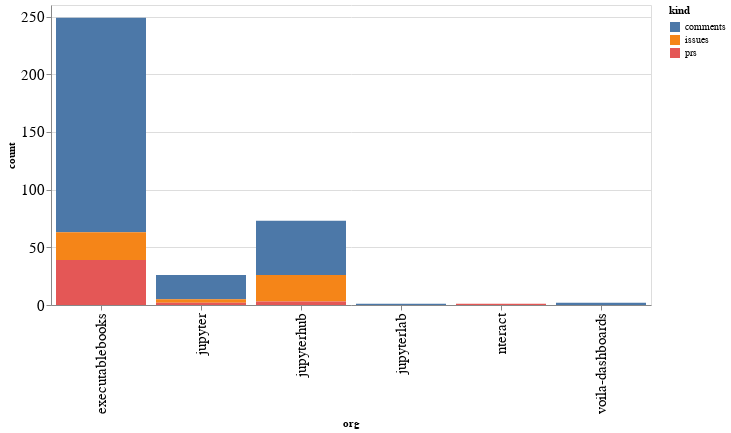

Notebook cell for this chart:
### Code cell
alt.Chart(org_summaries, width=600).mark_bar().encode(
    x='org',
    y='count',
    color='kind',
    tooltip="org"
)

### Figure 1 — Vega-Lite specification as saved in the notebook (floating-point values rounded to 4 significant figures)
{"config": {"axisLeft": {"labelFontSize": 15}, "axisBottom": {"labelFontSize": 15}}, "data": {"name": "data-7fa5f5c2e20c85bb1370cd621f23f0b8"}, "mark": "bar", "encoding": {"color": {"type": "nominal", "field": "kind"}, "tooltip": {"type": "nominal", "field": "org"}, "x": {"type": "nominal", "field": "org"}, "y": {"type": "quantitative", "field": "count"}}, "width": 600, "$schema": "https://vega.github.io/schema/vega-lite/v4.8.1.json", "datasets": {"data-7fa5f5c2e20c85bb1370cd621f23f0b8": [{"org": "executablebooks", "kind": "comments", "count": 186}, {"org": "executablebooks", "kind": "issues", "count": 24}, {"org": "executablebooks", "kind": "prs", "count": 39}, {"org": "jupyter", "kind": "comments", "count": 21}, {"org": "jupyter", "kind": "issues", "count": 3}, {"org": "jupyter", "kind": "prs", "count": 2}, {"org": "jupyterhub", "kind": "comments", "count": 47}, {"org": "jupyterhub", "kind": "issues", "count": 23}, {"org": "jupyterhub", "kind": "prs", "count": 3}, {"org": "jupyterlab", "kind": "comments", "count": 1}, {"org": "nteract", "kind": "prs", "count": 1}, {"org": "voila-dashboards", "kind": "comments", "count": 2}]}}
